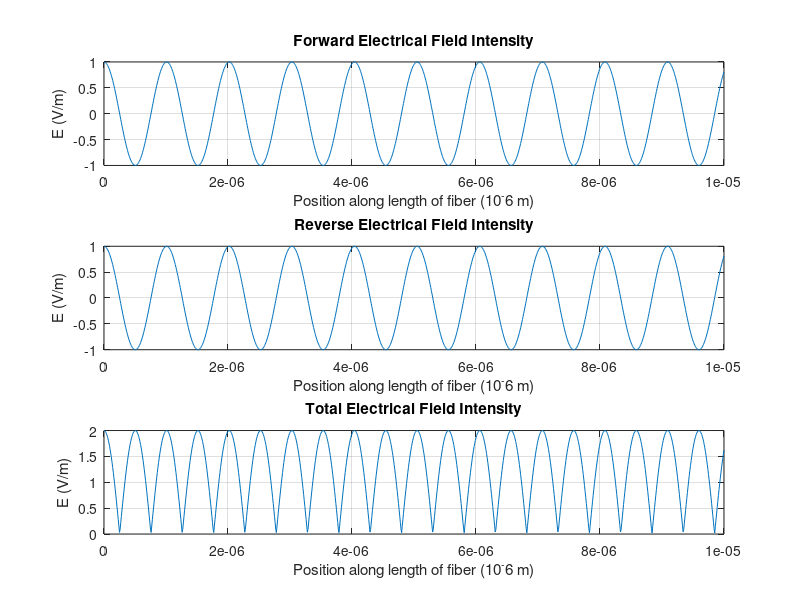

The MATLAB source for this figure:
% Description: part2b

clear
clc
clf
%close all
f = 198*(10^12);%THz
T=1/f;      %Period
p1=T/10;    %Step Size (1/10th of Period)
pf=2*T;     %End at 2 Periods
w = f*2*pi; %Converting frequency to angular v and accounting for Tera 
s = 2*10^8; %Speed of propergation
b = w/s;    %Phase shift coefficient
Eo = 1.0; %Initial condition (V/m)
z= 0:(0.01*10^-6):(10*10^-6); %position (10^-6m)

for(t=0:p1:pf)

E1 = Eo*exp(j*((w*t)+(b*z)));
E2 = Eo*exp(j*((w*t)-(b*z)));
Et=abs(real(E1)+real(E2));


subplot(3,1,1)
plot(z,real(E1));
% hold on
xlabel('Position along length of fiber (10^-6 m)');
ylabel('E (V/m)');
title('Forward Electrical Field Intensity');
grid;

subplot(3,1,2)
plot(z,real(E2));
% hold on
xlabel('Position along length of fiber (10^-6 m)');
ylabel('E (V/m)');
title('Reverse Electrical Field Intensity');
grid;

subplot(3,1,3)
plot(z,real(Et));
% hold on
xlabel('Position along length of fiber (10^-6 m)');
ylabel('E (V/m)');
title('Total Electrical Field Intensity');
grid;

pause(0.5)
end

